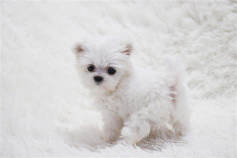
#> input picture image/dog.jpg, 237 x 158 px
$ python opencv_img03.py
#> lines starting #> are read from the running program, lines starting #| are printed output that depends on the picture
import cv2
import numpy as np #c#의 리스트, 행렬이 포함되어 있지 않아, numpy

#이미지 로드 기본틀
org = cv2.imread('./image/dog.jpg', cv2.IMREAD_REDUCED_COLOR_2)
#> org is the input picture: shape (158, 237, 3); mean B, G, R 213.1, 213.3, 214.8

h, w, c = org.shape
#> h = 158; w = 237; c = 3

cropped = org[:, :int(w/2)] #이미지가 배열이 되어 정해진곳 까지 값을 자른다
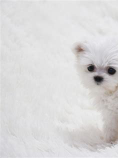
#> cropped: shape (158, 118, 3); mean B, G, R 216.3, 216.2, 217.4


cv2.imshow('original', org)#cv2로 새창이 열린다(이미지를 새창에 띄우기)
cv2.imshow('Cropped', cropped) #반으로 자른 이미지

cv2.waitKey(0) #이게 없으면 창이 열리고 바로 꺼진다 (창 키 입력 대기)
cv2.destroyAllWindows() #메모리 해제
